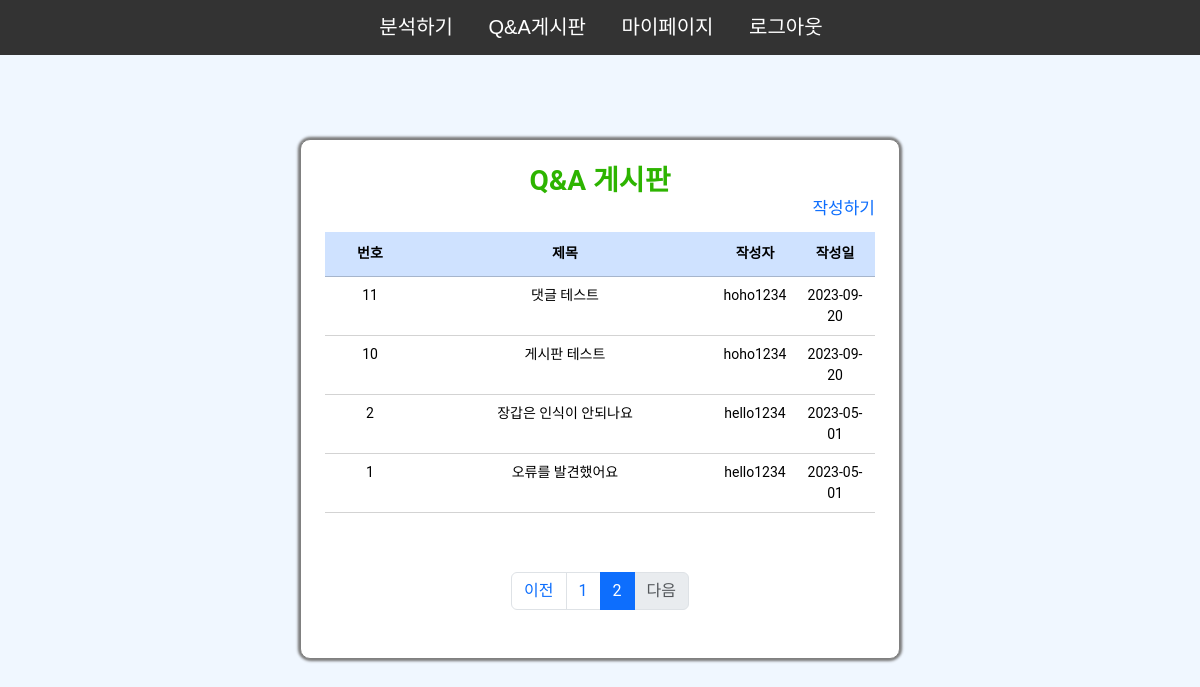
The app's page /board/index/?&page=2 (signed in) with its own data.
### board/models.py (models this page shows)
class Board(models.Model):
    qna_title = models.CharField(max_length=300,null=False)
    qna_date = models.DateTimeField(auto_now_add=True,null=False)
    user_id = models.CharField(max_length=15,null=False)
    qna_content = models.CharField(max_length=3000,null=False)

### board/views.py (the view)
# urls.py: path('index/', views.index,name='index'),
@require_safe
def index(request):
    board_list = Board.objects.all().order_by('-id') # 게시글 id 내림차순으로 정렬
    page = request.GET.get('page','1') # url주소로부터 게시물 페이징 정보를 받아옴, 호출 없으면 default 1
    paginator = Paginator(board_list,'7') # 7개 게시물 = 1개 페이지로 처리
    context = {
        'page_obj':paginator.page(page) # paging정보를 context로 전달
    }
    return render(request, 'board/index.html', context)

### board/templates/board/index.html (shortened to what this page needs)
{% extends 'base_nav.html' %}
{% load static %}
{% block content %}
<link rel="stylesheet" type="text/css" href="{% static 'css/board/index.css' %}">
<div class="wrap">
    <div class="index-wrapper">
        <div class="header">
            <h2>Q&A 게시판</h2>
        </div>
        <div class="insert">
            <a href="{% url 'board:post' %}">작성하기</a>
        </div>
        <div class="table-wrapper">
            <table class="table">
                <thead>
                    <tr class="table-primary">
                        <th width="90px">번호</th>
                        <th width="300px">제목</th>
                        <th>작성자</th>
                        <th>작성일</th>
                    </tr>
                </thead>
                {% for board in page_obj %}
                <tr onmouseover="this.style.background='lightgray'" onmouseout="this.style.background='white'" onclick="location.href='{% url 'board:detail' board.pk %}'">
                    <td>{{ board.pk }}</td>
                    <td>{{ board.qna_title }}</td>
                    <td>{{ board.user_id }}</td>
                    <td>{{ board.qna_date|date:'Y-m-d' }}</td>
                </tr>
                {% endfor %}
            </table>
        </div>
        <div id="paging">
            <ul class="pagination justify-content-center">
                {% if page_obj.has_previous %}
                    <li class="page-item">
                        <a class="page-link" href="?&page={{ page_obj.previous_page_number }}">이전</a>
                    </li>
                {% else %}
                    <li class="page-item disabled">
                        <a class="page-link" tabindex="-1" aria-disabled="true" href="#">이전</a>
                    </li>
                {% endif %}
                {% for page_number in page_obj.paginator.page_range %}
                    {% if page_number == page_obj.number %}
                        <li class="page-item active" aria-current="page">
                            <a class="page-link" href="?&page={{ page_number }}">{{ page_number }}</a>
                        </li>
                    {% else %}
                        <li class="page-item">
                            <a class="page-link" href="?&page={{ page_number }}">{{ page_number }}</a>
                        </li>
                    {% endif %}
                {% endfor %}
                {% if page_obj.has_next %}
                    <li class="page-item">
                        <a class="page-link" href="?&page={{ page_obj.next_page_number }}">다음</a>
                    </li>
                {% else %}
                    <li class="page-item disabled">
                        <a class="page-link" tabindex="-1" aria-disabled="true" href="#">다음</a>
                    </li>
                {% endif %}
            </ul>
        </div>
    </div>
</div>
{% endblock %}

### static/css/board/index.css (style rules this page uses)
* { padding: 0; margin: 0; border: none; }
body { font-size: 14px; font-family: 'Roboto', sans-serif; overflow:hidden; background-color:#F0F7FF; }
a { font-size: 17px; text-decoration: none; }
th { text-align: center; vertical-align: middle; height: 45px; }
td { border-bottom: solid 2px lightgray; text-align: center; }
table { table-layout: fixed; margin-top: 10px; }
.wrap { width: 100%; height: 100vh; display: flex; justify-content: center; }
.insert { width: 100%; text-align: right; font-size: 18px; }
.index-wrapper { width: 50%; height: 520px; margin-top: 7%; padding: 2%; background: white; border: 1px solid gray; border-radius: 10px; box-shadow: 0px 2px 3px gray, 0px -2px 3px gray, -2px 0px 3px gray, 2px 0px 3px gray; }
.header { height: 30px; }
.header > h2 { font-size: 28px; font-weight: bold; text-align: center; color: #2DB400; }
.table-wrapper { height: 320px; margin-bottom: 20px; }

### records on screen
Board: pk "11", qna_title "댓글 테스트", user_id "hoho1234", qna_date "2023-09-20"
Board: pk "10", qna_title "게시판 테스트", user_id "hoho1234", qna_date "2023-09-20"
Board: pk "2", qna_title "장갑은 인식이 안되나요", user_id "hello1234", qna_date "2023-05-01"
Board: pk "1", qna_title "오류를 발견했어요", user_id "hello1234", qna_date "2023-05-01"

### other values on screen
{{ page_number }} "1"
{{ page_number }} "2"
